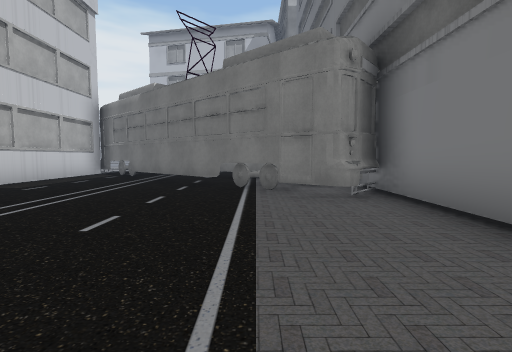
[1] (above)

16 first-person views from a walk through a scene from a Unity 3-D project. The camera is 1.3 m above the floor, tilts 4° down and sees 85° across. The floor is counted in squares, 2 m on a side. Each view is taken from the middle of a square. On the plan, view 1 faces up. The plan holds only what a view shows up to about 9 squares ahead; the rest is blank. The place goes on beyond the plan. The player character is not drawn. Some surface patterns are stand-ins.

[2]
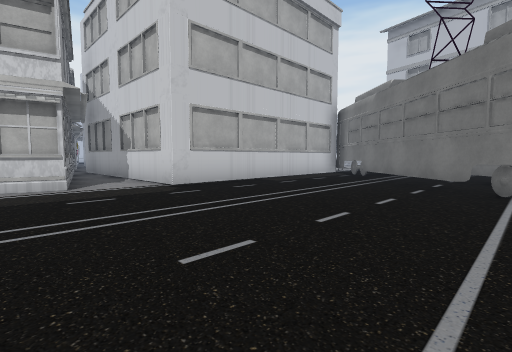

[3]
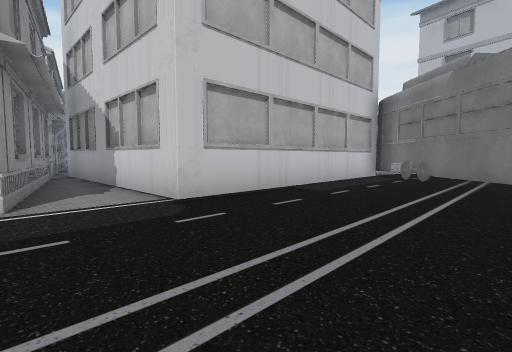

[4]
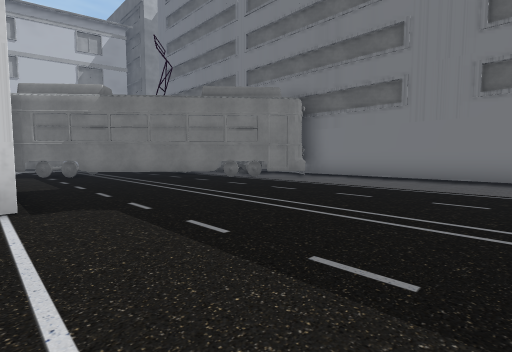

[5]
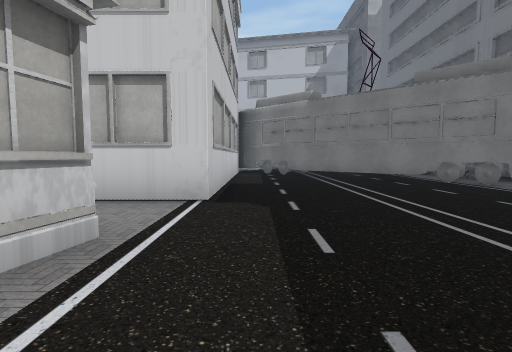

[6]
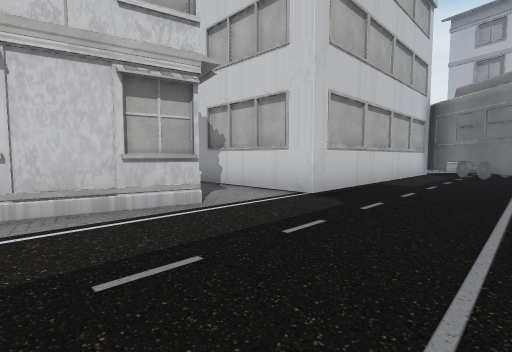

[7]
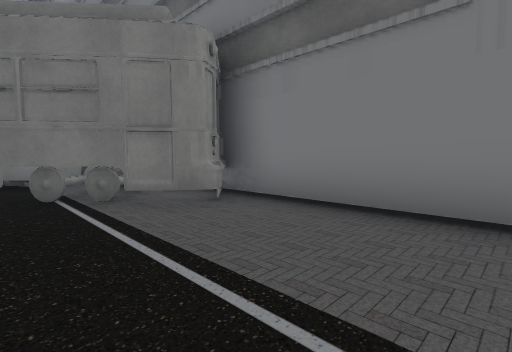

[8]
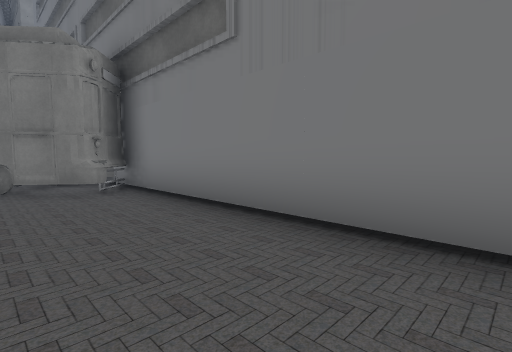

[9]
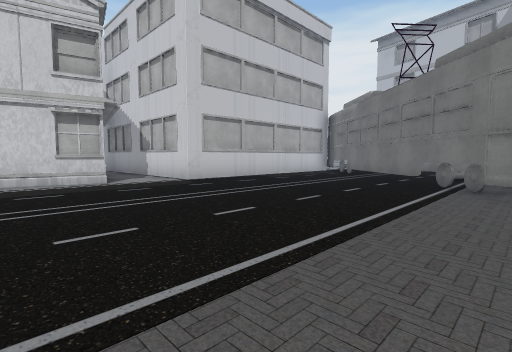

[10]
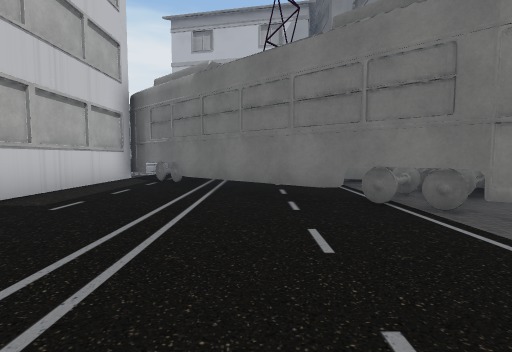

[11]
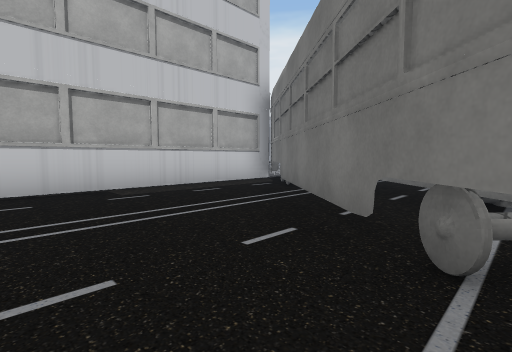

[12]
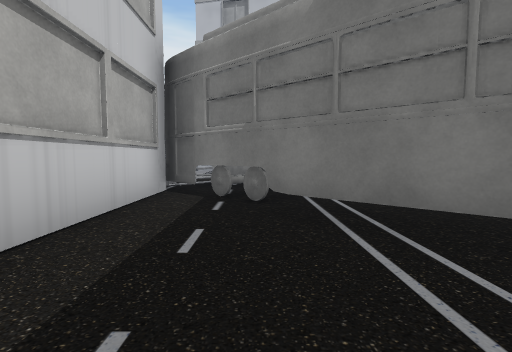

[13]
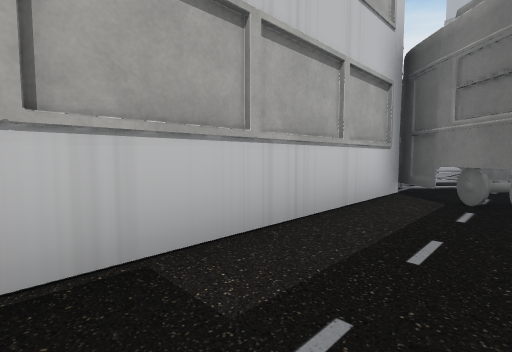

[14]
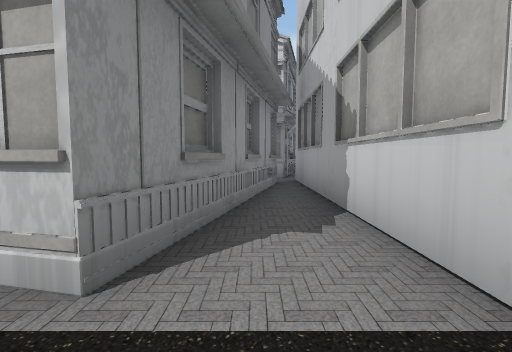

[15]
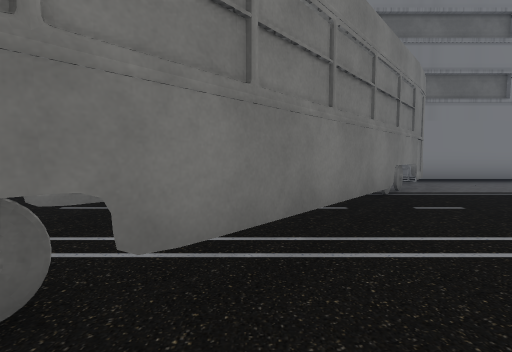

[16]
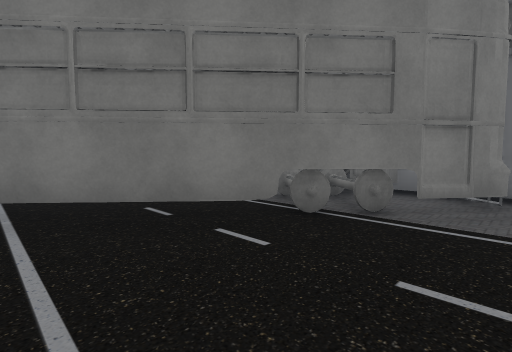

### Floor plan
Key: @ floor where view 1 was taken; # wall or solid block; . floor; = window, fence, low wall or low ledge; B building; C car; O other object.
Columns run from 14 left of view 1 to 3 right of it. Each row starts with its distance up from view 1.
 13         ..
 12         ...
 11         .##...
 10         B#=#.. OO
  9         B.###.O
  8         B..###OC
  7         B...####C
  6         B....#=##
  5         B......###
  4         B........#
  3 B.BBBBBBB........#
  2   BBB............#
  1      BBB.........#
  0        B......@..#
 -1        B.........#

Positions as (right, up) in squares from view 1, and headings:
1: (0, 0), facing up
2: (0, 0), facing up-left
3: (-2, 1), facing up-left
4: (-6, -1), facing up-right
5: (-5, -1), facing up
6: (-3, -1), facing up-left
7: (-1, 1), facing up-right
8: (0, -1), facing up-right
9: (1, -1), facing up-left
10: (-2, 2), facing up
11: (0, 4), facing up-left
12: (-4, 5), facing up
13: (-4, 5), facing up-left
14: (-5, 2), facing left
15: (-5, 8), facing right
16: (-3, 4), facing up-right
